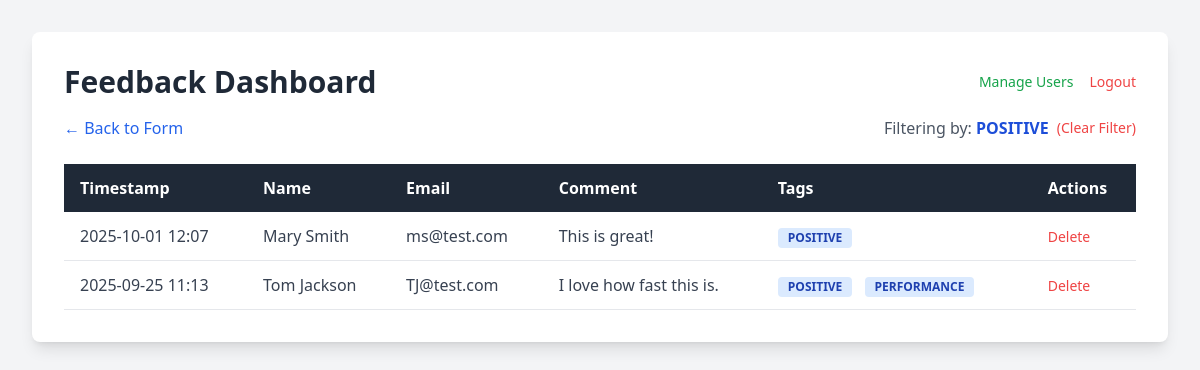
/dashboard?tag=POSITIVE (signed in), run on the app's committed database.
### tables this page shows
CREATE TABLE feedback (
    id INTEGER PRIMARY KEY AUTOINCREMENT,
    name TEXT,
    email TEXT,
    comment TEXT NOT NULL,
    timestamp DATETIME NOT NULL,
    tags TEXT
);

### app.py (the view)
@app.route('/dashboard')
def dashboard():
    if not is_logged_in():
        return redirect(url_for('login'))
    sort_order = request.args.get('order', 'desc')
    filter_tag = request.args.get('tag')
    db = get_db()
    query = 'SELECT * FROM feedback'
    params = []
    if filter_tag:
        query += ' WHERE tags LIKE ?'
        params.append(f'%"{filter_tag}"%')
    query += f' ORDER BY timestamp {sort_order.upper()}'
    feedback_rows = db.execute(query, params).fetchall()
    db.close()
    feedback_entries = []
    for row in feedback_rows:
        entry = dict(row)
        entry['tags'] = json.loads(entry['tags'])
        if isinstance(entry['timestamp'], str):
             entry['timestamp'] = datetime.datetime.fromisoformat(entry['timestamp'])
        feedback_entries.append(entry)
    next_order = 'asc' if sort_order == 'desc' else 'desc'
    return render_template('dashboard.html',
                           feedback_entries=feedback_entries,
                           next_sort_order=next_order,
                           current_filter=filter_tag)

### app.py (called while the page is built)
def get_db():
    conn = sqlite3.connect(DATABASE)
    conn.row_factory = sqlite3.Row
    return conn

def is_logged_in():
    return 'username' in session

### templates/dashboard.html (shortened to what this page needs)
<!DOCTYPE html>
<html lang="en">
<head>
    <script src="https://cdn.tailwindcss.com"></script>
</head>
<body class="bg-gray-100 p-8">
    <div class="max-w-6xl mx-auto bg-white p-8 rounded-lg shadow-lg">
        <div class="flex justify-between items-center mb-4">
            <h1 class="text-3xl font-bold text-gray-800">Feedback Dashboard</h1>
            <div class="flex items-center space-x-4">
                 <a href="{{ url_for('manage_users') }}" class="text-sm text-green-600 hover:underline">Manage Users</a>
                 <a href="{{ url_for('logout') }}" class="text-sm text-red-500 hover:underline">Logout</a>
            </div>
        </div>
        <div class="flex justify-between items-center mb-6">
             <a href="/" class="text-blue-600 hover:underline">&larr; Back to Form</a>
             {% if current_filter %}
                <div class="flex items-center">
                    <span class="text-gray-600 mr-2">Filtering by: <span class="font-bold text-blue-700">{{ current_filter }}</span></span>
                    <a href="{{ url_for('dashboard') }}" class="text-sm text-red-500 hover:underline">(Clear Filter)</a>
                </div>
             {% endif %}
        </div>
        <table class="min-w-full bg-white">
            <thead class="bg-gray-800 text-white">
                <tr>
                    <th class="text-left py-3 px-4">
                        <a href="{{ url_for('dashboard', order=next_sort_order, tag=current_filter) }}" class="hover:underline">Timestamp</a>
                    </th>
                    <th class="text-left py-3 px-4">Name</th>
                    <th class="text-left py-3 px-4">Email</th>
                    <th class="text-left py-3 px-4">Comment</th>
                    <th class="text-left py-3 px-4">Tags</th>
                    <th class="text-left py-3 px-4">Actions</th>
                </tr>
            </thead>
            <tbody class="text-gray-700">
                {% for entry in feedback_entries %}
                <tr class="border-b hover:bg-gray-50">
                    <td class="py-3 px-4">{{ entry.timestamp.strftime('%Y-%m-%d %H:%M') }}</td>
                    <td class="py-3 px-4">{{ entry.name }}</td>
                    <td class="py-3 px-4">{{ entry.email }}</td>
                    <td class="py-3 px-4">{{ entry.comment }}</td>
                    <td class="py-3 px-4">
                        {% for tag in entry.tags %}
                            <a href="{{ url_for('dashboard', tag=tag) }}" class="inline-block bg-blue-100 text-blue-800 text-xs font-semibold mr-2 px-2.5 py-0.5 rounded hover:bg-blue-200">
                                {{ tag }}
                            </a>
                        {% endfor %}
                    </td>
                    <td class="py-3 px-4">
                        <a href="{{ url_for('delete_feedback', feedback_id=entry.id) }}"
                           class="text-red-500 hover:underline text-sm"
                           onclick="return confirm('Are you sure you want to delete this item?');">
                           Delete
                        </a>
                    </td>
                </tr>
                {% endfor %}
            </tbody>
        </table>
    </div>
</body>
</html>

### data on the page
feedback: timestamp "2025-10-01 12:07", name "Mary Smith", email "ms@test.com", comment "This is great!", tags "POSITIVE"
feedback: timestamp "2025-09-25 11:13", name "Tom Jackson", email "TJ@test.com", comment "I love how fast this is.", tags "POSITIVE" "PERFORMANCE"

### other printed values
{{ current_filter }} "POSITIVE"
